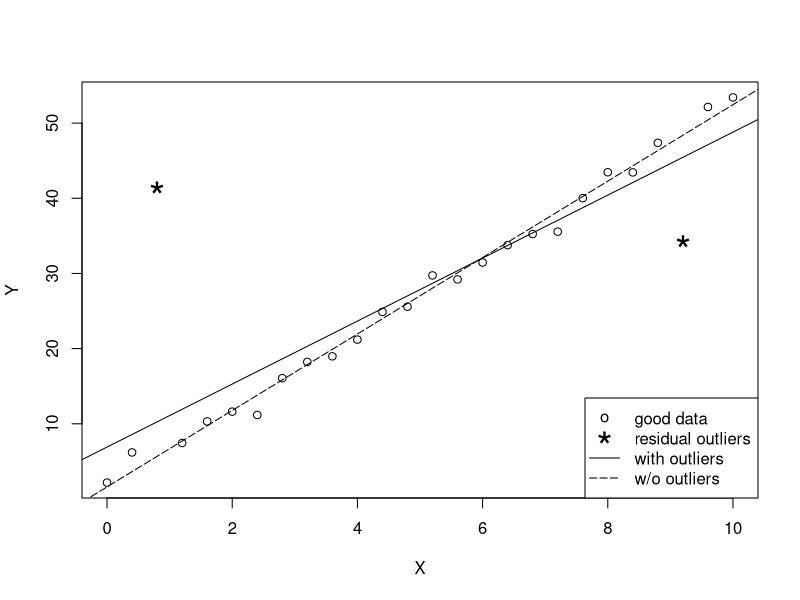

Source code (R):
#  Figure 14.16

set.seed("9847725")
x=seq(0,10,by=.4)
n = length(x)
y = 2 + 5*x + rnorm(n)
ind = c(3,24)
y[ind[1]] = y[ind[1]] + 35
y[ind[2]] = y[ind[2]] - 15

postscript("regression_outliers.ps",width=6,height=5) # Figure 14.16
plot(x[-ind],y[-ind],xlab="X",ylab="Y")
points(x[ind],y[ind],pch="*",cex=2.5)
abline(lm(y~x))
abline( lm(y[-ind]~x[-ind]),lty=5)
legend("bottomright",c("good data","residual outliers","with outliers",
   "w/o outliers"),
   pch=c("o","*",NA,NA),lty=c(NA,NA,1,5),pt.cex=c(1,2.5,1,1))
graphics.off()
